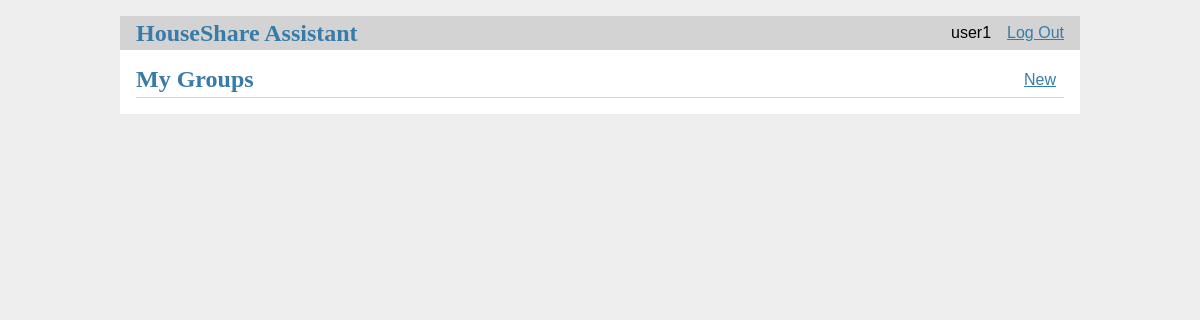
Before: / (signed in) with the older database file.
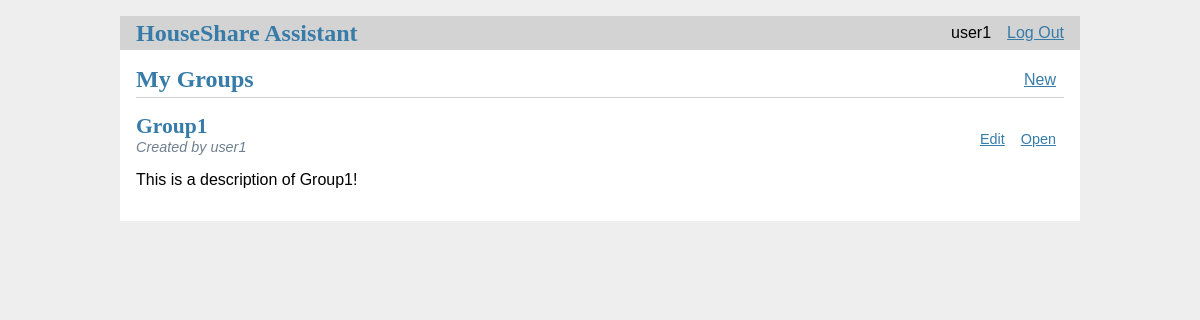
After: the same page with the newer database file.
### tables this page shows
CREATE TABLE users_groups (
    user_id INTEGER NOT NULL,
    group_id INTEGER NOT NULL,
    group_creator TEXT NOT NULL,
    CHECK (group_creator IN ('Y', 'N')),
    FOREIGN KEY (user_id) REFERENCES users (user_id) ON DELETE CASCADE,
    FOREIGN KEY (group_id) REFERENCES groups (group_id) ON DELETE CASCADE
);

CREATE TABLE groups (
    group_id INTEGER PRIMARY KEY,
    group_name TEXT NOT NULL,
    group_description TEXT
);

CREATE TABLE users (
    user_id INTEGER PRIMARY KEY,
    username TEXT NOT NULL,
    email TEXT NOT NULL UNIQUE,
    password TEXT NOT NULL
);

### hsa/groups.py (the view)
@bp.route("/")
@login_required
def index():
    db = get_db()
    groups = db.execute(
        "SELECT g.group_id, g.group_name, g.group_description, g.group_id, ug.user_id, ug.group_creator, u.username"
        " FROM groups g JOIN users_groups ug ON g.group_id = ug.group_id"
        " JOIN users u ON u.user_id = ug.user_id"
    ).fetchall()
    return render_template("groups/index.html", groups=groups)

### hsa/auth.py (called while the page is built)
def login_required(view):
    @functools.wraps(view)
    def wrapped_view(**kwargs):
        if g.user is None:
            return redirect(url_for("auth.login"))
        return view(**kwargs)
    return wrapped_view

@bp.before_app_request
def load_logged_in_user():
    user_id = session.get("user_id")
    if user_id is None:
        g.user = None
    else:
        g.user = (
            get_db().execute("SELECT * FROM users WHERE user_id = ?", (user_id,)).fetchone()
        )

### hsa/db.py (called while the page is built)
def get_db():
    if 'db' not in g:
        g.db = sqlite3.connect(
            current_app.config['DATABASE'],
            detect_types = sqlite3.PARSE_DECLTYPES
        )
        g.db.row_factory = sqlite3.Row
    return g.db

### hsa/templates/groups/index.html (shortened to what this page needs)
{% extends 'base.html' %}
{% block header %}
  <h1>{% block title %}My Groups{% endblock %}</h1>
  {% if g.user %}
    <a class="action" href="{{ url_for('groups.create') }}">New</a>
  {% endif %}
{% endblock %}
{% block content %}
  {% for group in groups %}
    {% if g.user['user_id'] == group['user_id'] %}
      <article class="group">
        <header>
          <div>
            <h1>{{ group['group_name'] }}</h1>
            <div class="about">Created by {{ group['username'] }}</div>
          </div>
          {% if group['group_creator'] == 'Y' and g.user['user_id'] == group['user_id'] %}
            <a class="action" href="{{ url_for('groups.update', group_id=group['group_id']) }}">Edit</a>
          {% endif %}
          <a class="action" href="{{ url_for('tasks.index', group_id=group['group_id']) }}">Open</a>
        </header>
        <p class="body">{{ group['group_description'] }}</p>
      </article>
    {% endif %}
  {% endfor %}
{% endblock %}

Changed rows visible on the page:
added users_groups: group_name "Group1", username "user1", group_description "This is a description of Group1!"
